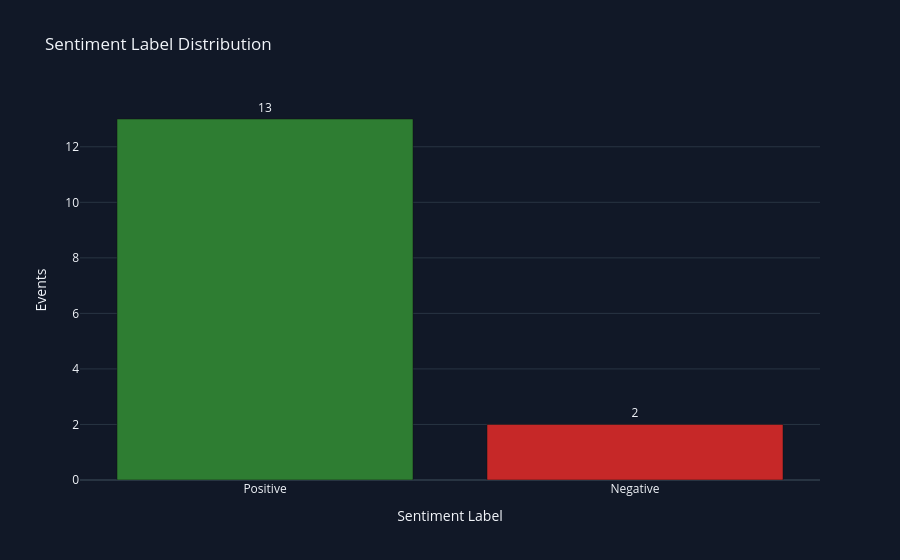

This figure's notebook cell:
### Markdown cell above
## Sentiment Label Distribution

### Code cell
sentiment_counts = (
    sentiment_data["Sentiment Label"]
    .value_counts()
    .rename_axis("Sentiment Label")
    .reset_index(name="Number of Events")
)

fig = px.bar(
    sentiment_counts,
    x="Sentiment Label",
    y="Number of Events",
    color="Sentiment Label",
    text="Number of Events",
    color_discrete_map={"Positive": "#2E7D32", "Neutral": "#757575", "Negative": "#C62828"},
    title="Sentiment Label Distribution",
)
fig.update_traces(textposition="outside")
fig.update_layout(
    template="plotly_dark",
    showlegend=False,
    yaxis_title="Events",
    paper_bgcolor="#111827",
    plot_bgcolor="#111827",
)
fig.show()

### Figure 1 — Plotly figure (JSON) as saved in the notebook; plotly's stock layout.template omitted (floating-point values rounded to 4 significant figures)
{"data": [{"hovertemplate": "Sentiment Label=%{x}<br>Number of Events=%{text}<extra></extra>", "legendgroup": "Positive", "marker": {"color": "#2E7D32", "pattern": {"shape": ""}}, "name": "Positive", "orientation": "v", "showlegend": true, "text": [13.0], "textposition": "outside", "type": "bar", "x": ["Positive"], "xaxis": "x", "y": [13], "yaxis": "y"}, {"hovertemplate": "Sentiment Label=%{x}<br>Number of Events=%{text}<extra></extra>", "legendgroup": "Negative", "marker": {"color": "#C62828", "pattern": {"shape": ""}}, "name": "Negative", "orientation": "v", "showlegend": true, "text": [2.0], "textposition": "outside", "type": "bar", "x": ["Negative"], "xaxis": "x", "y": [2], "yaxis": "y"}], "layout": {"barmode": "relative", "legend": {"title": {"text": "Sentiment Label"}, "tracegroupgap": 0}, "paper_bgcolor": "#111827", "plot_bgcolor": "#111827", "showlegend": false, "title": {"text": "Sentiment Label Distribution"}, "xaxis": {"anchor": "y", "categoryarray": ["Positive", "Negative"], "categoryorder": "array", "domain": [0.0, 1.0], "title": {"text": "Sentiment Label"}}, "yaxis": {"anchor": "x", "domain": [0.0, 1.0], "title": {"text": "Events"}}}}
